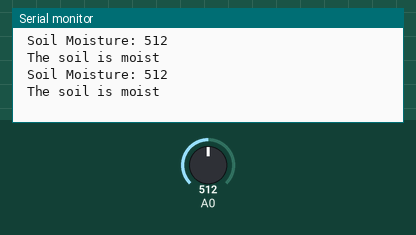
A sketch run on a simulated Arduino Uno, built with avr-gcc and run on an emulated ATmega328P. On the bench: the last lines printed to the serial monitor. The test bench sets the inputs (shaded band); at power-on: A0 = 512.

Above: at 3.8 s.
3.9 s: A0 set to 711
At 7.5 s:
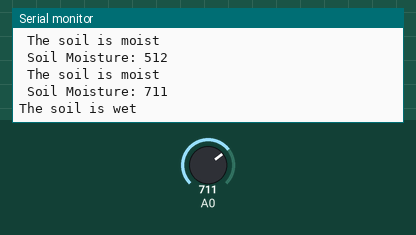
10.5 s: A0 set to 900
At 13.3 s:
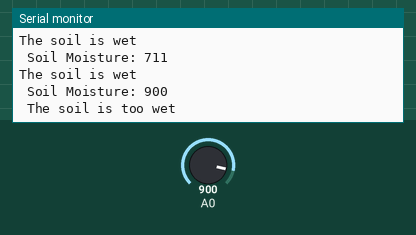
16.5 s: A0 set to 291
At 19.1 s:
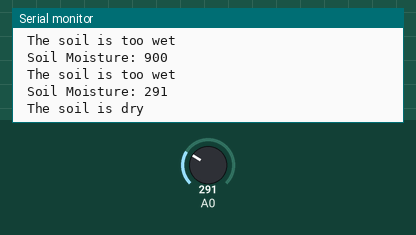
22.5 s: A0 set to 90
At 24.9 s:
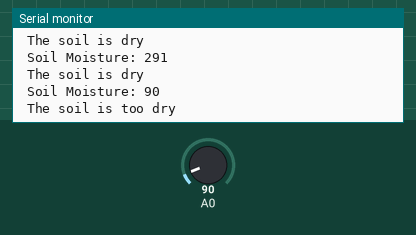
Timing chart, 0 to 26.4 s (numbered marks = the images above; inputs shaded):
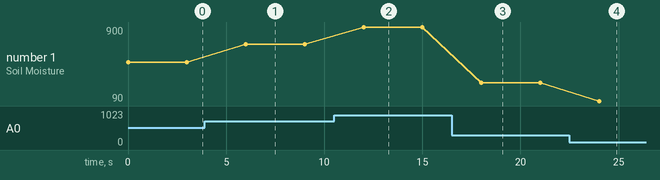

The sketch:

SoilMoisture.ino
```cpp
void setup() {
  Serial.begin(9600); // open serial port, set the baud rate as 9600 bps
}
void loop() {
  int SoilMoisture; //create a variable to store the data from the sensor
  SoilMoisture = analogRead(0); //connect sensor to Analog 0

  Serial.print(" Soil Moisture: ");
  Serial.println(SoilMoisture); //prints the value to serial port

  if (SoilMoisture < 100)
  {
    Serial.println(" The soil is too dry"); //The system prints this message when the moisture level is below 100
  }
  else if ( SoilMoisture < 301)
  {
    Serial.println(" The soil is dry"); //The system prints this message when the moisture level is between 101 and 301.
  }
  else if( SoilMoisture < 701)
  {
    Serial.println(" The soil is moist"); //The system prints this message when the moisture level is between 302 and 701.
  }
  else if ( SoilMoisture < 890)
  {
    Serial.println( "The soil is wet"); //The system prints this message when the moisture level is between 702 and 890.
  }
  else { Serial.println (" The soil is too wet");} //The system prints this message when the sensor readings do not fall under all the conditions above.


  delay(3000); // Delays the loop by 3 seconds
}
```

Measured:
- after the input at 3.9 s, the serial monitor: prints a new line after 2.1 s (image 1)
- after the input at 10.5 s, the serial monitor: prints a new line after 1.5 s (image 2)
- after the input at 16.5 s, the serial monitor: prints a new line after 1.5 s (image 3)
- after the input at 22.5 s, the serial monitor: prints a new line after 1.5 s (image 4)
- plotted number 1: 512 → 711 after the input at 3.9 s, 711 → 900 after the input at 10.5 s, 900 → 291 after the input at 16.5 s, 291 → 90 after the input at 22.5 s
